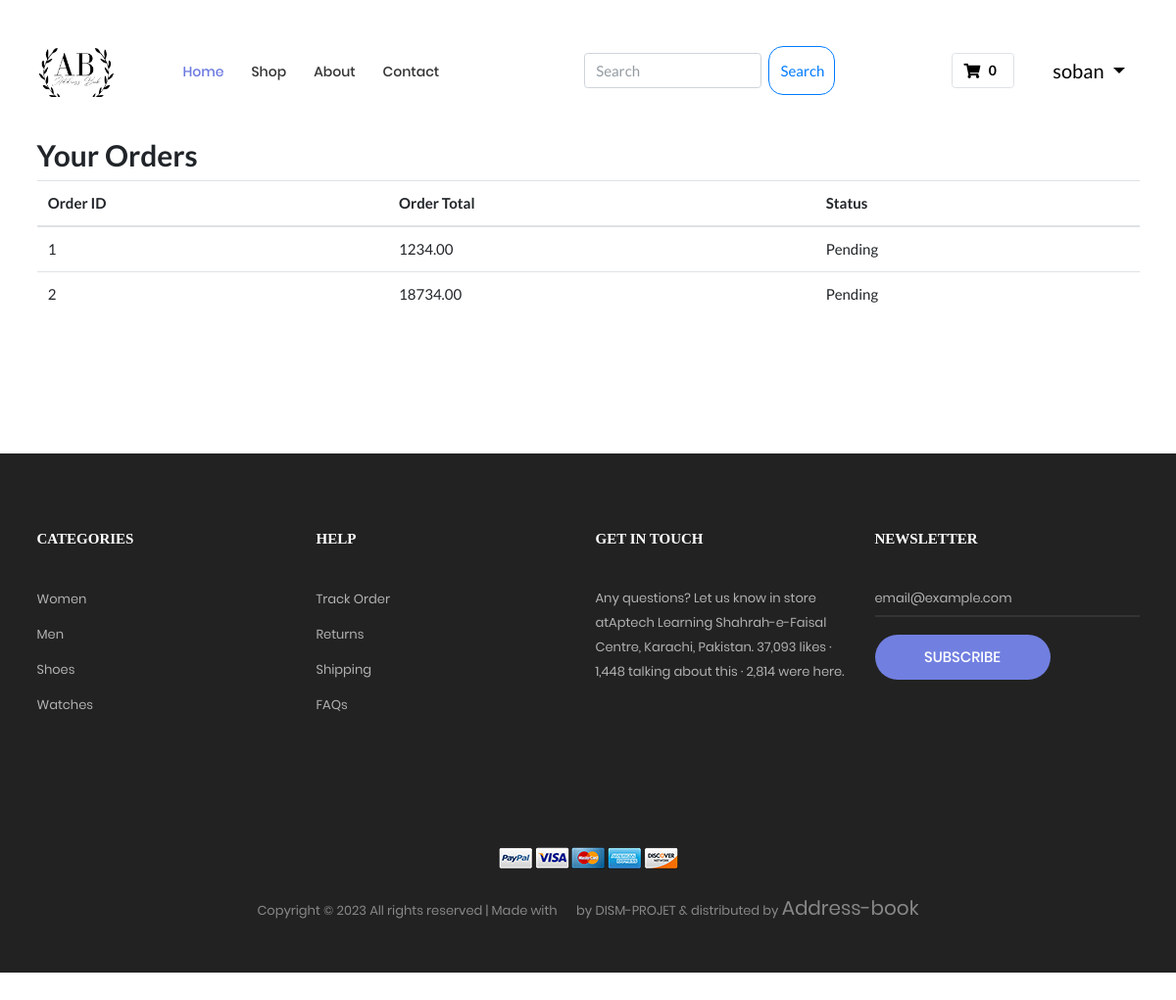
The app's page /address-book/user_panel.php (signed in) with its own data.
### tables this page shows
CREATE TABLE `orders` (
  `order_id` int(11) NOT NULL,
  `user_id` int(11) NOT NULL,
  `order_total` decimal(10,2) NOT NULL,
  `order_status` varchar(50) NOT NULL,
  `order_date` timestamp NOT NULL DEFAULT current_timestamp()
);

### address-book/user_panel.php (the view, shortened to what this page needs)
<?php
 include 'header.php';
if( !empty($_SESSION['user_id'])){
?>
    <div class="container  m-t-140 m-b-140">
        <h2>Your Orders</h2>
        <table class="table">
            <thead>
                <tr>
                    <th>Order ID</th>
                    <th>Order Total</th>
                    <th>Status</th>
                </tr>
            </thead>
            <tbody>
                <?php
                include 'Connection.php';
                $user_id = $_SESSION['user_id'];
                $orders_query = "SELECT * FROM orders WHERE user_id = '$user_id'";
                $orders_result = mysqli_query($con, $orders_query);
                while ($row = mysqli_fetch_assoc($orders_result)) {
                    $order_id = $row['order_id'];
                    $order_total = $row['order_total'];
                    $order_status = $row['order_status'];
                ?>
                    <tr>
                        <td><?php echo $order_id; ?></td>
                        <td><?php echo $order_total; ?></td>
                        <td><?php echo $order_status; ?></td>
                    </tr>
                <?php
                }
                ?>
            </tbody>
        </table>
    </div>
<?php }else{
    ?>
    <div class="m-t-250">
        <h1 align="center">no User found</h1>
    </div>
    <?php
} ?>
<?php include 'footer.php' ?>

### address-book/css/main.css (style rules this page uses)
.container { max-width: 1380px; }
@media (max-width: 1600px) { .container { max-width: 1200px; } }

### address-book/header.php (style rules this page uses)
body { font-family: 'Lato', 'Helvetica Neue', Helvetica, Arial, sans-serif; }
h1, h2, h3, h4, h5, h6 { font-family: 'Lato', 'Helvetica Neue', Helvetica, Arial, sans-serif; font-weight: 700; }

### records on screen
orders: order_id "1", order_total "1234.00", order_status "Pending"
orders: order_id "2", order_total "18734.00", order_status "Pending"

### other values on screen
$cart_rows_nav "0"
$_SESSION['user_name'] "soban"
